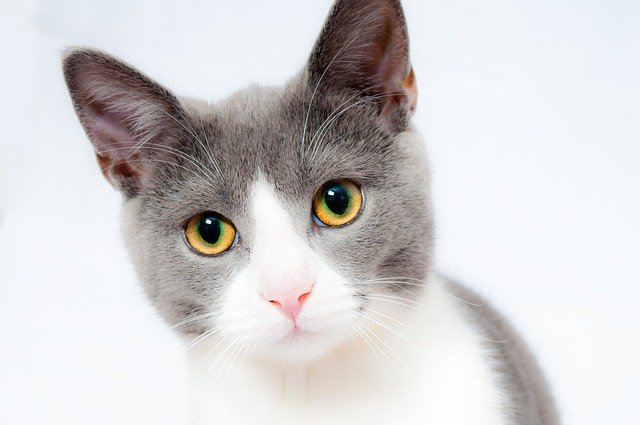
#> input picture image/cat.jpg, 640 x 425 px
$ jupyter execute --allow-errors '8일차-파이썬라이브러리-matplotlib-완성.ipynb'   (shell and % lines are left out)
#> lines starting #> are read from the running program, lines starting #| are printed output that depends on the picture
# 03.파이썬라이브러리-Matplotlib

## matplotlib 설치하기

[cell 1]
# 최초 한번만 실행하기

### matplotlib 버전 확인

[cell 2]
import matplotlib

matplotlib.__version__

-----------

## matplotlib 사용 예:
- https://matplotlib.org/cheatsheets/_images/cheatsheets-1.png
- https://matplotlib.org/cheatsheets/_images/cheatsheets-2.png

### 1. 단일 그래프 표현

[cell 3]
import matplotlib.pyplot as plt

# 한글출력 설정
plt.rcParams['font.family'] = 'Malgun Gothic'   # NanumGothic

# 그래프 크기 설정
plt.rcParams['figure.figsize'] = (6, 4)  # (가로,세로) 인치 단위

# X축, Y축 데이터
X = list(range(2005,2015,1))
Y = [15,7,2,10,8,5,14,9,18,8]

plt.bar(X, Y, zorder=1)           # 막대 그래프
plt.plot(X, Y, c='r', zorder=2)   # 선 그래프
plt.scatter(X, Y, s=100, c='orange', zorder=3)  # 점 그래프

# 그래프에 값(text)표시하기
for x, y in zip(X,Y):
    plt.text(x, y, y, color='k', fontsize=15)


plt.grid(True)
plt.title('년도별 값표시', fontsize=20)             # 그래프 제목

plt.style.use('seaborn')        # 그래프 스타일, default(default), dark_background, seaborn-whitgrid, Solarize_Light2

plt.savefig('image/basic.png')  # 그래프 저장하기

plt.show()  # 그래프 나타내기

### 2. 하나의 그래프에 여러 개 서브그래프 표현
- colormap : default(viridis) min:보라, max:노랑
- https://matplotlib.org/tutorials/colors/colormaps.html

[cell 4]
import matplotlib.pyplot as plt
import numpy as np

# 그래프 크기 설정
# plt.rcParams['figure.figsize'] = (10, 6)  # (가로,세로) 인치 단위
plt.figure(figsize=(10, 6))     # (10,6) 인치 그래프

# # 그래프 축에서 마이너스 표시
# plt.rcParams['axes.unicode_minus'] = False

# 그래프 공간 설정
fig, ax = plt.subplots(2,2)      # 2행 2열 그래프 공간
print(fig, ax)

plt.style.use('default')

# 선 그래프
X = np.linspace(0, 10, 100)      # 0~10사이의 선형 분포 100개
Y = np.cos(X)                    # X의 코사인 값
ax[0,0].plot(X, Y)               # 선 그래프

# 막대 그래프
X = np.arange(10)                # 0~9사이의 연속값
Y = np.random.uniform(1,10,10)   # 균일분포값 생성
ax[0,1].bar(X, Y)                # 막대 그래프

# 점 그래프
X = np.random.randn(100)         # 정규 분포를 가지는 데이터
Y = np.random.randn(100)         # 정규 분포를 가지는 데이터
ax[1,0].scatter(X, Y)

# 분포를 2D 이미지 그림으로
Z = np.random.uniform(0,1,(5,5)) # 0~1사이의 균일분포값을 5행x5열
ax[1,1].imshow(Z)                # 2D 이미지 그림으로 표현

plt.show()

### 3.파일 데이터 읽어서 그래프로 데이터 분석하기
- 머신러닝 학습 용 데이터 : 1978년 보스턴 집값 데이터
- feature: 독립변수(범죄율, 강인접여부, 일산화질소, 방개수, 학생/교사비율, 흑인의 비율)
- target: 종속변수(주택가격) 간의 관계를 그래프로 시각화하여 분석해 본다.
- 변수 정보
> 1. 자치시별 1인당 범죄율(CRIM)
> 2. 강인접여부(CHAS) - 1:예, 0:아니오
> 3. 10ppm 당 농축 일산화질소(NOX)
> 4. 방개수(RM)
> 5. 학생/교사비율(PTRATIO)
> 6. 자치시(town)별 흑인의 비율(B)
> 7. 주택가격(MEDV)

#### -변수들 그래프로 나타내기

[cell 5]
import numpy as np
import pandas as pd
import matplotlib.pyplot as plt

# 1.데이터 불러오기
#> (the rest of this cell did not finish here and is left out)

#### - 변수들 간의 상관관계 분석(Correlation analysis)하기
- https://ko.wikipedia.org/wiki/%ED%94%BC%EC%96%B4%EC%8A%A8_%EC%83%81%EA%B4%80_%EA%B3%84%EC%88%98

- 상관관계 분석:  두 변수 간에 어떤 선형적 관계를 갖고 있는 지를 분석하는 방법이다
- 상관 계수(Correlation coefficient): 상관관계의 정도를 파악하는 두 변수간의 연관된 정도를 나타냄
- 피어슨 상관 계수는 코시-슈바르츠 부등식에 의해 +1과 -1 사이의 값을 가지며
> - +1은 완벽한 양의 선형 상관 관계,
> - 0은 선형 상관 관계 없음,
> - -1은 완벽한 음의 선형 상관 관계

#> (a cell that did not finish here is left out)

-------

#### #상관계수 참고용 그림

[cell 7]
# 인터넷에 있는 이미지 보여주기
from IPython.display import Image
Image(url='https://upload.wikimedia.org/wikipedia/commons/3/34/Correlation_coefficient.png'
           , width=400, height=300)

[cell 8]
Image(url='https://upload.wikimedia.org/wikipedia/commons/d/d4/Correlation_examples2.svg'
     , width=400, height=300)

-------------------------------------

## 1. Matplotlib 기본 설정
- **한글 폰트** 사용 : 전체 사용 설정, 특정 부분사용 설정
- **그래프 크기** 설정 :
- **그래프 스타일** 설정 : plt.style.use(style-name)

###  한글 폰트 사용
- [주의] 윈도우에서 사용하는 방법 설명함

[cell 9]
import matplotlib.font_manager as fm

# 설치된 폰트 출력
font_list = [font.name for font in fm.fontManager.ttflist]
font_list.sort()
font_list

[cell 10]
import matplotlib.pyplot as plt

# 현재  폰트 조회
print(plt.rcParams['font.family'])
print(plt.rcParams['font.size'])

# 사용 폰트 설정
plt.rcParams['font.family'] = 'Malgun Gothic'
plt.rcParams['font.size'] = 15

plt.rc("font", family = "Malgun Gothic")

# 그래프 축에서 마이너스 표시
plt.rcParams['axes.unicode_minus'] = False

[cell 11]
# 특정 부분 사용 폰트 설정
import matplotlib.pyplot as plt
import matplotlib.font_manager as fm

path = 'C:\Windows\Fonts\gulim.ttc'
fontprop = fm.FontProperties(fname=path)
plt.title('예시 Graph', fontproperties=fontprop)
plt.show()

### 그래프 크기 설정

#### - 전체 적용

[cell 12]
plt.rcParams['axes.unicode_minus'] = False     # 그래프에서 (-)숫자표시
plt.rcParams['figure.figsize'] = (6, 4)  # (가로,세로) 인치 단위

plt.rcParams['lines.linewidth'] = 2   # 선 두께
plt.rcParams['lines.color'] = 'r'     # 선 색깔
plt.rcParams['axes.grid'] = True      # 차트 내 격자 표시

#### - 부분 적용

[cell 13]
plt.figure(figsize=(6,4))
# fig = plt.figure(figsize=(6,4))

[cell 14]
import numpy as np

X = np.linspace(0, 2*np.pi, 200)
Y = np.sin(X)
plt.figure(figsize=(4.2, 3.6))
plt.plot(X, Y)
plt.show()

###  그래프 스타일 설정

#### - 그래프 배경 스타일 설정
- plt.style.use(style-name)
- 예: plt.style.use('seaborn')
> - default, classic, grayscale ggplot, seaborn, dark_background
> - fast, bmh, Solarize_Light2, seaborn-notebook, seaborn-whitegrid

[cell 15]
plt.style.use('default')
# plt.style.use('dark_background')

#### - 그리드 설정

[cell 16]
plt.grid()

[cell 17]
plt.figure(figsize=(6, 4))
plt.plot(X, Y)
plt.grid(color='r', linestyle='dotted', linewidth=2)
# plt.grid(axis='x', color='r', linestyle='dotted', linewidth=2)
# plt.grid(axis='y', color='r', linestyle='dotted', linewidth=2)
plt.show()

### Matplotlib 기본 참고 사이트

#### - 그래프 예제
- https://matplotlib.org/stable/gallery/index.html

#### - Linestyles(선 스타일과 소스 코드 포함)
- https://matplotlib.org/stable/gallery/lines_bars_and_markers/linestyles.html?highlight=linestyle

#### - Colors(튜토리얼 및 예시와 소스 코드 포함
- https://matplotlib.org/stable/gallery/color/named_colors.html#sphx-glr-gallery-color-named-colors-py

#### - matplotlib.markers(마커와 소스 코드 포함)
- https://matplotlib.org/stable/api/markers_api.html?highlight=marker#module-matplotlib.markers

#### - Colormap(컬러맵)
- https://matplotlib.org/tutorials/colors/colormaps.html

----------

## 2. 기본 그래프
- https://matplotlib.org/stable/api/pyplot_summary.html?highlight=pyplot%20style%20use%20style%20name

### 선(plot)그래프 나타내기
- https://matplotlib.org/stable/api/_as_gen/matplotlib.pyplot.plot.html
- **matplotlib.pyplot.plot**(*args, scalex=True, scaley=True, data=None, **kwargs)

[cell 18]
import matplotlib.pyplot as plt
import pandas as pd

# 현재 전체 폰트 조회
print(plt.rcParams['font.family'])
print(plt.rcParams['font.size'])

# 한글출력 설정
plt.rcParams['font.family'] = 'Malgun Gothic'  # '맑은 고딕'으로 설정
plt.rcParams['axes.unicode_minus'] = False     # 그래프에서 (-)숫자표시

# 그래프 크기 설정
plt.rcParams['figure.figsize'] = (6, 3) # 그래프(figure)의 크기, (가로,세로) 인치 단위
plt.rcParams['lines.linewidth'] = 2      # 선 두께
plt.rcParams['axes.grid'] = True

#plt.style.use('default')

columns = list(range(2005,2015,1))
data    = [[15,7,2,10,8,5,14,9,18,8]]
index   = ['횟수']

df = pd.DataFrame(data, columns=columns, index=index)
df.columns.name = '연도'

x = df.columns    #x = df.columns
y = df.values[0]  #y = df.values[0]

plt.plot(x, y)
#plt.plot(x, y, 'o', linestyle='dashed', c='b')
plt.title('년도별 그래프')
plt.show()

### [실습] : 2개 선그래프 나타내기

[cell 19]
import matplotlib.pyplot as plt

# 한글출력 설정
plt.rcParams['font.family'] = 'Malgun Gothic'

# 그래프 크기 설정
plt.rcParams['figure.figsize'] = (6, 3)  # (가로,세로) 인치 단위

# X축, Y축 데이터
X1 = list(range(2005,2015,1))
X2 = list(range(2008,2018,1))
Y = [15,7,2,10,8,5,14,9,18,8]

plt.plot(X1, Y, 'o', linestyle='solid', c='c', label='X1')     #선 그래프
plt.plot(X2, Y, 'X', linestyle='solid', c='m', label='X2')     #선 그래프
plt.title('년도별 그래프')
plt.grid(False)
plt.legend()
plt.show()

### 선 그래프 : numpy 데이터

[cell 20]
import matplotlib.pyplot as plt
import numpy as np

a = np.array([10,14,19,20,25])
plt.plot(a, label='a')

a2 = np.arange(20)
plt.plot(a2, label='a2')

plt.legend()
plt.show()

### 2차 방정식의 그래프 : f(x) = a*x^2 + b, 포물선 방정식

[cell 21]
import matplotlib.pyplot as plt
import numpy as np

x = np.arange(-4.5,5,0.5)
y = 2*x**2
plt.plot(x, y, label='L1')
plt.plot(x, 4*x, label='L2')
plt.plot(x,-3*x, label='L3')
plt.legend()
plt.show()

[cell 22]
x = np.arange(-4.5,5,0.5)
y1 = 2*x**2
y2 = 4*x
y3 = -3*x
plt.plot(x, y1, 'g^', x, y2, 'r-', x, y3, 'bo')
plt.show()

--------

### 점(scatter) 그래프 나타내기
- https://matplotlib.org/stable/api/_as_gen/matplotlib.pyplot.scatter.html
- **matplotlib.pyplot.scatter**(x, y, s=None, c=None, marker=None, cmap=None, norm=None, vmin=None, vmax=None, alpha=None, linewidths=None, *, edgecolors=None, plotnonfinite=False, data=None, **kwargs)[source]

[cell 23]
import matplotlib.pyplot as plt

x = list(range(2005,2015,1))
y  = [15,7,2,10,8,5,14,9,18,8]

plt.scatter(x, y)
plt.show()

#### - 점 크기 지정

[cell 24]
plt.scatter(x, y,  s=500, c='r')  # s:마커크기: 500, 컬러:red
# for x, y in zip(X, Y):
#     plt.text(x, y, str(y), fontsize=10,
#              horizontalalignment='center', verticalalignment='center')  # x,y좌표에 글자 넣기
plt.show()

#### - 점 크기, 색상, 투명도 지정

[cell 25]
import numpy as np
import matplotlib.pyplot as plt

# Fixing random state for reproducibility
np.random.seed(19680801)

N = 50
x = np.random.rand(N)
y = np.random.rand(N)
colors = np.random.rand(N)
area = (30 * np.random.rand(N))**2  # 0 to 15 point radii

plt.scatter(x, y, s=area, c=colors, alpha=0.5)
plt.show()

#### - Hyperlink 적용된 이미지로 표현하기
- [주의] graph 디렉토리를 만든 후에 실행한다. C:\python\dataAnalysis\graph
- https://matplotlib.org/stable/gallery/misc/hyperlinks_sgskip.html#sphx-glr-gallery-misc-hyperlinks-sgskip-py

[cell 26]
import numpy as np
import matplotlib.cm as cm
import matplotlib.pyplot as plt

fig = plt.figure()
s = plt.scatter([1, 2, 3], [4, 5, 6], s=100, c='orange')
s.set_urls(['https://www.bbc.co.uk/news', 'https://www.google.com/', None])
fig.savefig('image/scatter.svg')

fig = plt.figure()
delta = 0.025
x = y = np.arange(-3.0, 3.0, delta)
X, Y = np.meshgrid(x, y)
Z1 = np.exp(-X**2 - Y**2)
Z2 = np.exp(-(X - 1)**2 - (Y - 1)**2)
Z = (Z1 - Z2) * 2
#print(Z)

im = plt.imshow(Z, interpolation='bilinear', cmap=cm.gray,
                origin='lower', extent=[-3, 3, -3, 3])

im.set_url('https://www.google.com/')
fig.savefig('image/image.svg')

[cell 27]
import numpy as np
import matplotlib.cm as cm
import matplotlib.pyplot as plt

fig = plt.figure()
X, Y = [1, 2, 3], [4, 5, 6]
urls = {1: 'bbc',
        2: 'google',
        3: 'none'}
urls_link = {'bbc':'https://www.bbc.co.uk/news',
            'google':'https://www.google.com/',
            'none':None}
s = plt.scatter(X, Y, s=100, c='orange')
for idx, val in enumerate(zip([1, 2, 3], [4, 5, 6])):
    plt.text(val[0], val[1], urls[idx+1][0])

# s = plt.scatter(X, Y, s=100, c='orange')
print(urls_link.values())
s.set_urls(list(urls_link.values()))
fig.savefig('image/scatter.svg')

### [실습]  날씨 데이터 읽어서 Scatter 그래프로 나타내기

[cell 28]
import pandas as pd
import matplotlib.pyplot as plt

# 한글, 그래프 크기 설정
plt.rcParams['font.family'] = 'Malgun Gothic'  # '맑은 고딕'으로 설정
plt.rcParams['axes.unicode_minus'] = False     # 그래프에서 (-)숫자표시
plt.rcParams['figure.figsize'] = [10, 6]

# 1.데이터 불러오기 -----------------------
file = 'data/weather_total.csv'
#> (the rest of this cell did not finish here and is left out)

[cell 29]
# 컬럼 삭제
if 'Unnamed: 0' in df.columns:
    df.drop(['Unnamed: 0'], axis = 1, inplace = True)

#> (a cell that did not finish here is left out)

-------

### 막대(bar) 그래프 나타내기

[cell 31]
import matplotlib.pyplot as plt

# 한글출력 설정
plt.rcParams['font.family'] = 'Malgun Gothic'

# 그래프 크기 설정
plt.rcParams['figure.figsize'] = (6, 3)  # (가로,세로) 인치 단위

# X축, Y축 데이터
X = list(range(2005,2015,1))
Y = [15,7,2,10,8,5,14,9,18,8]

plt.bar(X, Y)     # 막대 그래프
plt.grid(False)
plt.title('년도별 그래프')
plt.show()

[cell 32]
plt.barh(X, Y)     # 막대 그래프
plt.grid(False)
plt.title('년도별 그래프')
plt.show()

[cell 33]
#그래프 색상 지정
colors = ['r','g','b','c','m','y','k','w']  # 기본색상  # Hexa코드 or CSS컬러사용
plt.bar(X, Y,color=colors)
plt.show()

[cell 34]
import matplotlib.pyplot as plt

# 한글출력 설정
plt.rcParams['font.family'] = 'Malgun Gothic'
# 그래프 크기 설정
plt.rcParams['figure.figsize'] = (6, 3)  # (가로,세로) 인치 단위

# X축, Y축 데이터
X1 = list(range(2005,2015,1))
X2 = [x+3 for x in X1]
Y = [15,7,2,10,8,5,14,9,18,8]

plt.bar(X1, Y)     # 막대 그래프
plt.bar(X2, Y)     # 막대 그래프
plt.title('년도별 그래프')
plt.grid(False)
plt.show()

### 2개 막대 그래프

[cell 35]
import matplotlib.pyplot as plt
import numpy as np

# 한글출력 설정
plt.rcParams['font.family'] = 'Malgun Gothic'
# 그래프 크기 설정
plt.rcParams['figure.figsize'] = (6, 3)

# X축, Y축 데이터
X = list(range(2005,2015,1))
Y1= [15,7,2,10,8,5,14,9,18,8]
Y2= [y+1 for y in Y1]
lable = X
X = np.arange(len(X))

plt.bar(X-0.2, Y1, width=0.4, label='Y1')     # 막대 그래프
plt.bar(X+0.2, Y2, width=0.4, label='Y2')     # 막대 그래프
plt.xticks(X, lable)

plt.title('년도별 그래프')
plt.grid(False)
plt.legend()
plt.show()

### 혼합 그래프(막대 + 선)

[cell 36]
# X축, Y축 데이터
X = list(range(2005,2015,1))
Y1= [15,7,2,10,8,5,14,9,18,8]
Y2= [y+1 for y in Y1]

plt.plot(X, Y1, 'o', linestyle='dashed', c='r', label='Y1') # 선 그래프
plt.bar(X, Y2, width=0.4, label='Y2')     # 막대 그래프
plt.xticks(X, lable)

plt.title('년도별 그래프')
plt.grid(False)
plt.legend()
plt.show()

### [실습] 막대 그래프 표현하기

[cell 37]
import numpy as np
import pandas as pd
import matplotlib
import matplotlib.pyplot as plt
import seaborn as sns

# 한글출력 설정
matplotlib.rcParams['font.family'] = 'Malgun Gothic'  # '맑은 고딕'으로 설정
matplotlib.rcParams['axes.unicode_minus'] = False     # 그래프에서 (-)숫자표시
# 그래프 크기 설정
plt.rcParams['figure.figsize'] = [8, 4] # setting figure siz


# 1.데이터 불러오기 -----------------------
file = 'data/weather_total.csv'
#> (the rest of this cell did not finish here and is left out)

#> (a cell that did not finish here is left out)

--------

-------

## 원(Pie) 그래프
- 범주형 데이터들이 가지는 전체적인 비율을 한눈에 보고자 할 때 사용

[cell 39]
import matplotlib.pyplot as plt
import pandas as pd

idx = ['1학년','2학년','3학년','4학년']
val = [16,12,7,5]
per = [val[x]/sum(val) *100 for x in range(len(val))]

plt.pie(per, autopct='%1.1f%%', textprops=dict(color="w"))

plt.title("학년별 동아리 회원수")
plt.legend(idx, title='학년', loc="center right", bbox_to_anchor=(1, 0, 0.5, 1))
plt.show()
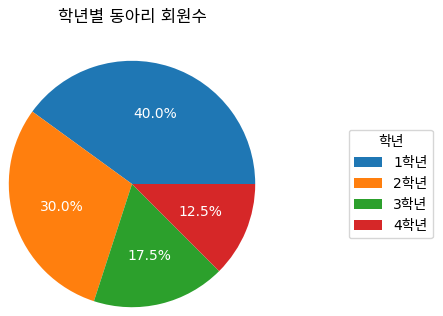
#> figure drawn by matplotlib, 1 panel

#### - Data:  X축, Y축 데이터 (년도별 3.0이상 강진 횟수)

[cell 40]
x = list(range(2005,2015,1))
y  = [15,7,2,10,8,5,14,9,18,8]

[cell 41]
plt.pie(y, autopct='%.1f%%')
plt.show()
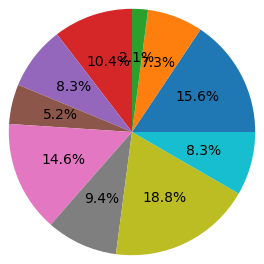
#> figure drawn by matplotlib, 1 panel

#### - 레이블 보여주기

[cell 42]
plt.pie(y, labels=x, autopct='%.1f%%')
plt.show()
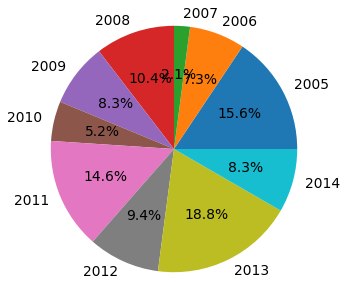
#> figure drawn by matplotlib, 1 panel

#### - 제목과 범례 표시

[cell 43]
plt.pie(y, labels=x,  autopct='%1.1f%%')
plt.legend(x, title='년도', loc="center right",  bbox_to_anchor=(1, 0, 0.5, 1))
plt.title("3.0이상 강진 횟수")
plt.show()
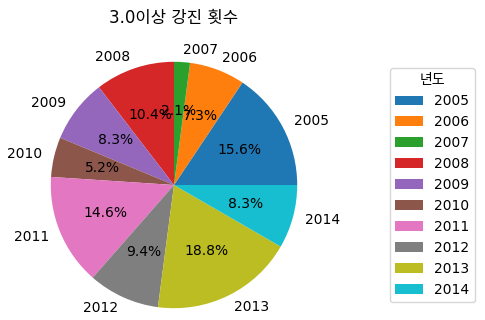
#> figure drawn by matplotlib, 1 panel

#### - 글씨 크기&색상 조정
- 단, textprops 옵션 중 color를 사용하면 labels=x 이 표시되지 않는다.

[cell 44]
plt.pie(y, labels=x, autopct='%1.1f%%', textprops={'size':12, 'color':'w'})
plt.legend(x, title='년도', loc="center right",  bbox_to_anchor=(1, 0, 0.5, 1))
plt.title("3.0이상 강진 횟수", size=15)
plt.show()
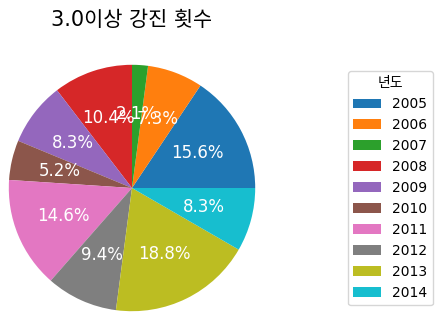
#> figure drawn by matplotlib, 1 panel

[cell 45]
plt.pie(y, labels=x, autopct='%1.1f%%', textprops={'size':12})
plt.legend(x, title='년도', loc="center right",  bbox_to_anchor=(1, 0, 0.5, 1))
plt.title("3.0이상 강진 횟수", size=15)
plt.show()
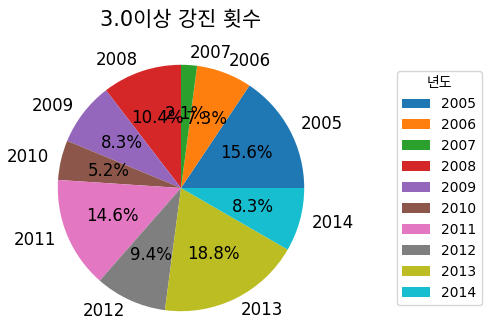
#> figure drawn by matplotlib, 1 panel

#### - 조각이 모두 분리되도록 표시

[cell 46]
x = list(range(2005,2015,1))
y  = [15,7,2,10,8,5,14,9,18,8]

explode = (0.05, 0.05, 0.05, 0.05, 0.05, 0.05, 0.05, 0.05, 0.05, 0.05) #조각이 돌출되도록 표현


plt.pie(y, labels=x, autopct='%1.1f%%', textprops={'size':12}, explode=explode)
plt.legend(x, title='년도', loc="center right",  bbox_to_anchor=(1, 0, 0.5, 1))
plt.title("3.0이상 강진 횟수", size=15)
plt.show()
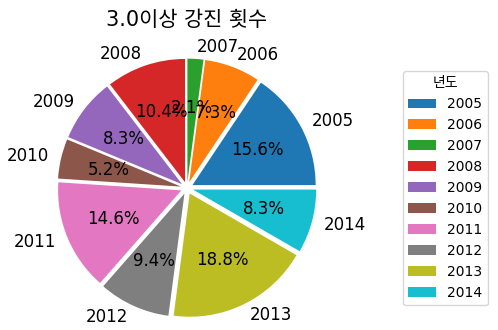
#> figure drawn by matplotlib, 1 panel

#### - 특정 조각이 돌출되도록 표시

[cell 47]
explode = (0, 0.1, 0, 0, 0, 0, 0, 0, 0, 0) #조각이 돌출되도록 표현

plt.pie(y, labels=x, autopct='%1.1f%%', textprops={'size':12},
        explode=explode, shadow=True, startangle=0)
plt.legend(x, title='년도', loc="center right",  bbox_to_anchor=(1, 0, 0.5, 1))
plt.title("3.0이상 강진 횟수", size=15)
plt.show()
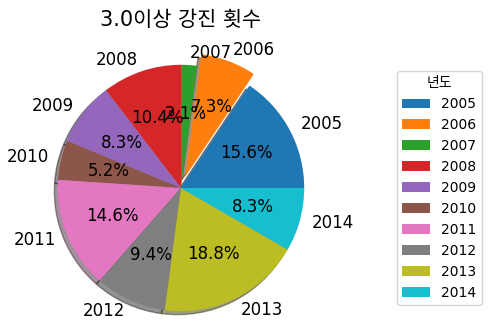
#> figure drawn by matplotlib, 1 panel

-------

## 3. subplot()을 이용한 그래프 배치

### subplot()으로 그래프 여러개 표현하기

[cell 48]
import matplotlib.pyplot as plt

fig, ax = plt.subplots(2, 3)

for i in range(2):      # 2행
    for j in range(3):  # 3열
        # 텍스트만 표시
        ax[i, j].text(0.3, 0.5, str((i,j)), fontsize=11)

### 공간 병합하여 그래프 배치하기

[cell 49]
import matplotlib.pyplot as plt
import numpy as np

# 그래프 공간 설정
#fig, ax = plt.subplots(2,3)      # 2행 2열 그래프 공간

# 공간을 합병하기 위한 GridSpec 클래스 사용
grid = plt.GridSpec(2, 3, wspace=0.4, hspace=0.3)


# 선 그래프
X = np.linspace(0, 10, 100)      # 0~10사이의 선형 분포 100개
Y = np.cos(X)                    # X의 코사인 값
#ax[0,0].plot(X, Y)              # 선 그래프
plt.subplot(grid[0, :2]).plot(X, Y)

# 분포를 2D 이미지 그림으로
Z = np.random.uniform(0,1,(5,5)) # 0~1사이의 균일분포값을 5행x5열
#ax[1,1].imshow(Z)                # 2D 이미지 그림으로 표현
plt.subplot(grid[0, 2]).imshow(Z)

# 점 그래프
X = np.random.randn(100)         # 정규 분포를 가지는 데이터
Y = np.random.randn(100)         # 정규 분포를 가지는 데이터
#ax[1,0].scatter(X, Y)
plt.subplot(grid[1, 0]).scatter(X, Y)

# 막대 그래프
X = np.arange(10)                # 0~9사이의 연속값
Y = np.random.uniform(1,10,10)   # 균일분포값 생성
#ax[0,1].bar(X, Y)                # 막대 그래프
plt.subplot(grid[1, 1:]).bar(X, Y)

plt.show()
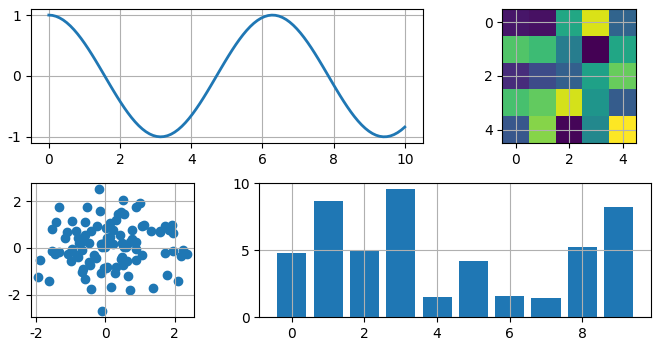
#> figure drawn by matplotlib, 4 panels; panel 1: curve peaks at x = 0, y = 1; panel 4: tallest bar 9.55 high, from x = 2.6 to 3.4

### [실습] subplot()을 이용하여 그래프를 분리해 주세요.

[cell 50]
import matplotlib.pyplot as plt
import numpy as np

# 그래프 공간 설정
#fig, ax = plt.subplots(2,3)      # 2행 2열 그래프 공간

# 공간을 합병하기 위한 GridSpec 클래스 사용
grid = plt.GridSpec(3, 3, wspace=0.4, hspace=0.3)


# 점 그래프
X = np.random.randn(100)         # 정규 분포를 가지는 데이터
Y = np.random.randn(100)         # 정규 분포를 가지는 데이터
#ax[1,0].scatter(X, Y)
plt.subplot(grid[0, :]).scatter(X, Y)

# 선 그래프
X = np.arange(0, 10)
Y = 2*X
plt.subplot(grid[1, :2]).plot(X, Y)

# 선 그래프
X = np.linspace(0, 10, 100)      # 0~10사이의 선형 분포 100개
Y = np.cos(X)                    # X의 코사인 값
#ax[0,0].plot(X, Y)              # 선 그래프
plt.subplot(grid[2, 0]).plot(X, Y)

# 막대 그래프
X = np.arange(10)                # 0~9사이의 연속값
Y = np.random.uniform(1,10,10)   # 균일분포값 생성
#ax[0,1].bar(X, Y)                # 막대 그래프
plt.subplot(grid[2, 1]).bar(X, Y)

# 분포를 2D 이미지 그림으로
Z = np.random.uniform(0,1,(10,5)) # 0~1사이의 균일분포값을 5행x5열
#ax[1,1].imshow(Z)                # 2D 이미지 그림으로 표현
plt.subplot(grid[1:, -1]).imshow(Z)

plt.show()
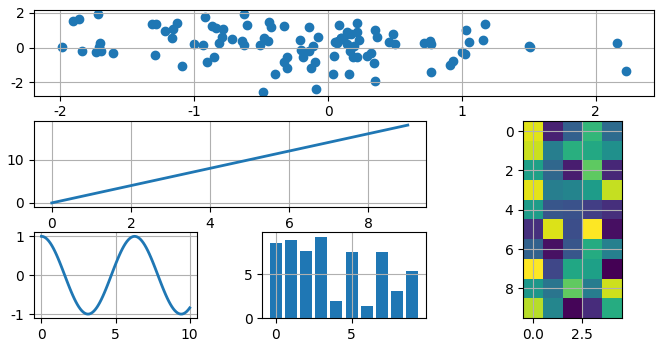
#> figure drawn by matplotlib, 5 panels; panel 2: curve peaks at x = 9, y = 18; panel 3: curve peaks at x = 0, y = 1; panel 4: tallest bar 9.31 high, from x = 2.6 to 3.4

--------

## 3. 다양한 그래프

### 이미지 파일 matplotlib 그래프에 나타내기(imshow)

#### - matplotlib 그래프에 이미지 파일 나타내기

[cell 51]
import matplotlib.pyplot as plt
import matplotlib.image as img

img_test = img.imread('image/cat.jpg')
#> img_test is the input picture: shape (425, 640, 3); mean R, G, B 210.2, 208.2, 208.7
#> (the rest of the program and of its run is left out)
